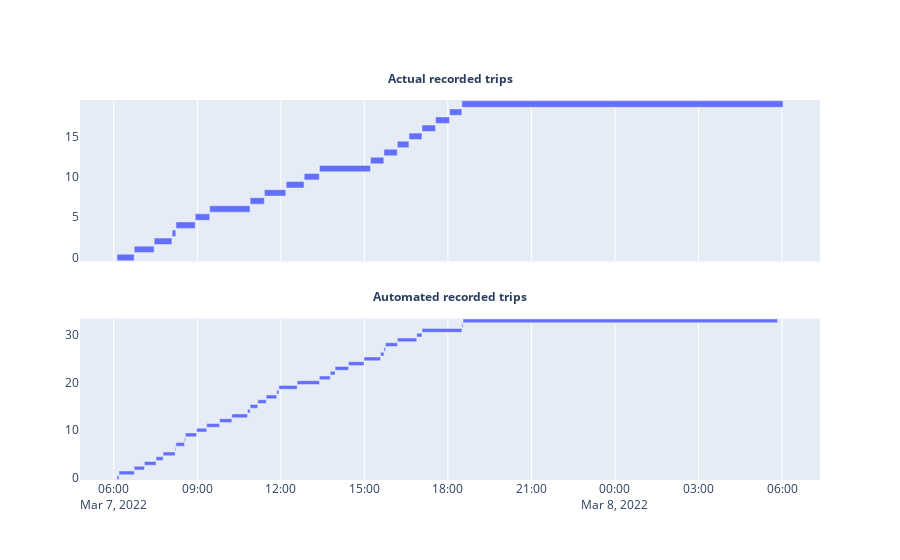

The cell this chart's notebook holds for it:
### Code cell
from plotly.subplots import make_subplots

fig_actual = px.timeline(df_pyplot, x_start="Start", x_end="End")
fig_actual.update_yaxes(autorange="reversed")

fig_automated = px.timeline(df_pyplot_automated, x_start="Start", x_end="End")
fig_automated.update_yaxes(autorange="reversed") # otherwise tasks are listed from the bottom up

fig_sub = make_subplots(rows=2, shared_xaxes=True)
fig_sub.append_trace(fig_actual['data'][0], row=1, col=1)
fig_sub.add_annotation(xref="x domain",yref="y domain",x=0.5, y=1.2, showarrow=False,
                   text="<b>Actual recorded trips</b>", row=1, col=1)
fig_sub.append_trace(fig_automated['data'][0], row=2, col=1)
fig_sub.add_annotation(xref="x domain",yref="y domain",x=0.5, y=1.2, showarrow=False,
                   text="<b>Automated recorded trips</b>", row=2, col=1)

fig_sub.update_xaxes(type='date')
fig_sub.show()

### Figure 1 — Plotly figure (JSON) as saved in the notebook; plotly's stock layout.template omitted (floating-point values rounded to 4 significant figures)
{"data": [{"alignmentgroup": "True", "base": ["2022-03-07T06:07:02.996000+00:00", "2022-03-07T06:44:11.994000+00:00", "2022-03-07T07:27:09.995000+00:00", "2022-03-07T08:05:53.993000+00:00", "2022-03-07T08:14:03.999000+00:00", "2022-03-07T08:55:36.994000+00:00", "2022-03-07T09:26:50.999000+00:00", "2022-03-07T10:53:55.998000+00:00", "2022-03-07T11:24:34.995000+00:00", "2022-03-07T12:11:37.998000+00:00", "2022-03-07T12:50:18.997000+00:00", "2022-03-07T13:23:15.997000+00:00", "2022-03-07T15:13:20.995000+00:00", "2022-03-07T15:42:13.996000+00:00", "2022-03-07T16:11:04.995000+00:00", "2022-03-07T16:36:11.998000+00:00", "2022-03-07T17:04:12.999000+00:00", "2022-03-07T17:33:34.998000+00:00", "2022-03-07T18:03:44.997000+00:00", "2022-03-07T18:30:03.999000+00:00"], "hovertemplate": "Start=%{base}<br>End=%{x}<extra></extra>", "legendgroup": "", "marker": {"color": "#636efa", "pattern": {"shape": ""}}, "name": "", "offsetgroup": "", "orientation": "h", "showlegend": false, "textposition": "auto", "type": "bar", "x": [2213998, 2565002, 2290998, 473005, 2486995, 1870005, 5202989, 1825997, 2765004, 2301999, 1951000, 6594998, 1716001, 1722999, 1496003, 1673001, 1737000, 1785999, 1571002, 41514996], "xaxis": "x", "yaxis": "y"}, {"alignmentgroup": "True", "base": ["2022-03-07T06:07:02.996000+00:00", "2022-03-07T06:11:21.988000+00:00", "2022-03-07T06:44:11.994000+00:00", "2022-03-07T07:06:01.994000+00:00", "2022-03-07T07:31:09.999000+00:00", "2022-03-07T07:46:26.998000+00:00", "2022-03-07T08:12:16.993000+00:00", "2022-03-07T08:14:03.999000+00:00", "2022-03-07T08:32:19.995000+00:00", "2022-03-07T08:34:27.993000+00:00", "2022-03-07T08:58:38.998000+00:00", "2022-03-07T09:20:17.996000+00:00", "2022-03-07T09:48:09.990000+00:00", "2022-03-07T10:14:32.998000+00:00", "2022-03-07T10:48:21.995000+00:00", "2022-03-07T10:53:55.998000+00:00", "2022-03-07T11:10:24.993000+00:00", "2022-03-07T11:28:30.992000+00:00", "2022-03-07T11:51:11.995000+00:00", "2022-03-07T11:55:57.995000+00:00", "2022-03-07T12:35:08.996000+00:00", "2022-03-07T13:23:15.997000+00:00", "2022-03-07T13:46:27.989000+00:00", "2022-03-07T13:56:56.998000+00:00", "2022-03-07T14:25:54.983000+00:00", "2022-03-07T14:59:18.993000+00:00", "2022-03-07T15:34:45.994000+00:00", "2022-03-07T15:42:13.996000+00:00", "2022-03-07T15:45:23.999000+00:00", "2022-03-07T16:11:04.995000+00:00", "2022-03-07T16:52:48.996000+00:00", "2022-03-07T17:04:12.999000+00:00", "2022-03-07T18:30:03.999000+00:00", "2022-03-07T18:32:35.997000+00:00"], "hovertemplate": "Start=%{base}<br>End=%{x}<extra></extra>", "legendgroup": "", "marker": {"color": "#636efa", "pattern": {"shape": ""}}, "name": "", "offsetgroup": "", "orientation": "h", "showlegend": false, "textposition": "auto", "type": "bar", "x": [258992, 1970006, 1310000, 1508005, 916999, 1549995, 107006, 1095996, 127998, 1451005, 1298998, 1671994, 1583008, 2028997, 334003, 988995, 1085999, 1361003, 286000, 2351001, 2887001, 1391992, 629009, 1737985, 2004010, 2127001, 448002, 190003, 1540996, 2504001, 684003, 5151000, 151998, 40662995], "xaxis": "x2", "yaxis": "y2"}], "layout": {"annotations": [{"showarrow": false, "text": "<b>Actual recorded trips</b>", "x": 0.5, "xref": "x domain", "y": 1.2, "yref": "y domain"}, {"showarrow": false, "text": "<b>Automated recorded trips</b>", "x": 0.5, "xref": "x2 domain", "y": 1.2, "yref": "y2 domain"}], "xaxis": {"anchor": "y", "domain": [0, 1], "matches": "x2", "showticklabels": false, "type": "date"}, "xaxis2": {"anchor": "y2", "domain": [0, 1], "type": "date"}, "yaxis": {"anchor": "x", "domain": [0.575, 1]}, "yaxis2": {"anchor": "x2", "domain": [0, 0.425]}}}
